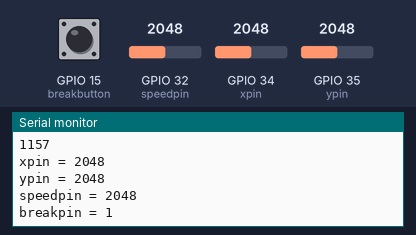
The sketch below on a simulated ESP32. Parts: the last lines printed to the serial monitor. The inputs (shaded band) are chosen by the test bench; at power-on: GPIO 32 (speedpin) = 2048, GPIO 34 (xpin) = 2048, GPIO 35 (ypin) = 2048, GPIO 15 (breakbutton) HIGH.

Above: at 1.2 s.
1.3 s: GPIO 32 (speedpin) set to 2866
At 2.2 s:
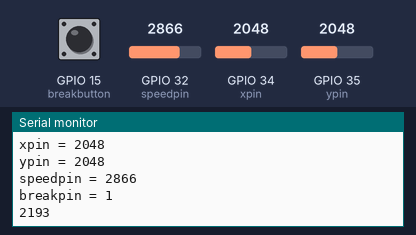
2.8 s: GPIO 34 (xpin) set to 2866
At 3.9 s:
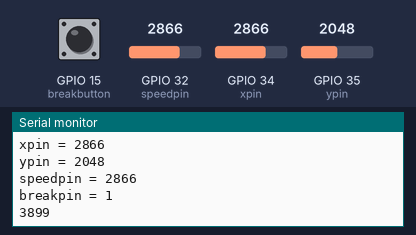
4.3 s: GPIO 35 (ypin) set to 2866
At 5.1 s:
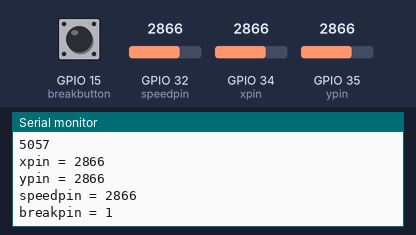
5.8 s: GPIO 15 (breakbutton) pulled LOW for 0.15 s
7.4 s: GPIO 15 (breakbutton) pulled LOW for 1 s
9.9 s: GPIO 32 (speedpin) set to 3603
At 11.0 s:
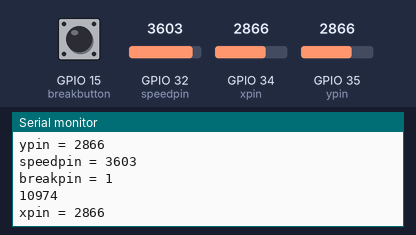
Timing chart, 0 to 12.4 s (numbered marks = the images above; inputs shaded):
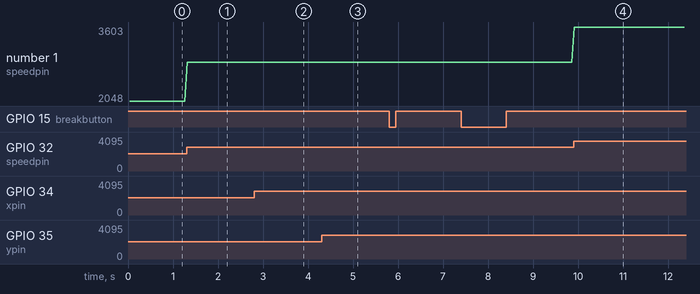

The sketch:

remote_side_solar.ino
```cpp
//For sketch to find mac address see:
//https://randomnerdtutorials.com/esp-now-esp32-arduino-ide/
//

#include <esp_now.h>
#include <WiFi.h>

const int ypin = 35;
const int xpin = 34;
const int speedpin = 32;
const int breakbutton = 15;
unsigned long t_next_send = 230; //send every 230 ms(?)
unsigned long t_last_send;


uint8_t broadcastAddress[] = {0x58, 0xBF, 0x25, 0x36, 0x68, 0x18};
// variable for storing the potentiometer value
int potValue = 0;

typedef struct stuct_message {
  uint16_t t1;
  uint16_t t2; //int
//  uint16_t t3=0;
  uint16_t speedval;
  uint16_t breakval;
//  uint16_t a2;
} struct_message;


struct_message control_data;

esp_now_peer_info_t peerInfo;

// callback when data is sent
void OnDataSent(const uint8_t *mac_addr, esp_now_send_status_t status) {
  Serial.print("\r\nLast Packet Send Status:\t");
  Serial.println(status == ESP_NOW_SEND_SUCCESS ? "Delivery Success" : "Delivery Fail");
}
void setup() {
  Serial.begin(115200);

  pinMode(breakbutton, INPUT_PULLUP);

  // Set device as a Wi-Fi Station
  WiFi.mode(WIFI_STA);

  // Init ESP-NOW
  if (esp_now_init() != ESP_OK) {
    Serial.println("Error initializing ESP-NOW");
    return;
  }

  // Once ESPNow is successfully Init, we will register for Send CB to
  // get the status of Trasnmitted packet
  esp_now_register_send_cb(OnDataSent);

  // Register peer
  memcpy(peerInfo.peer_addr, broadcastAddress, 6);
  peerInfo.channel = 0;
  peerInfo.encrypt = false;

  // Add peer
  if (esp_now_add_peer(&peerInfo) != ESP_OK){
    Serial.println("Failed to add peer");
    return;
  }
  t_last_send= millis()-t_next_send;

}

int i=0;
int j=0;

void loop() {
  // Reading potentiometer value
  Serial.println(millis());
  control_data.t1 = 0x0000 | analogRead(xpin);
//   control_data.t1 = j;
  delay(20);
  Serial.print("xpin = ");
  Serial.println(control_data.t1);
  control_data.t2 = 0x0000 | analogRead(ypin);
  // if (control_data.t2>1900) control_data.t2+=120;
  delay(20);
  Serial.print("ypin = ");
  Serial.println(control_data.t2);
  control_data.speedval =  0x0000 | analogRead(speedpin);
  Serial.print("speedpin = ");
  Serial.println(control_data.speedval);
  control_data.breakval = 0x0000 | digitalRead(breakbutton);
  Serial.print("breakpin = ");
  Serial.println(control_data.breakval);
  // Send message via ESP-NOW
  if((millis()-t_last_send>t_next_send)|| control_data.breakval==0){
    //if want robot to break, send straight away
    t_last_send = millis();
    esp_err_t result = esp_now_send(broadcastAddress, (uint8_t *) &control_data, sizeof(control_data));

    if (result == ESP_OK) {
      Serial.println("Sent with success");
    }
    else {
      Serial.println("Error sending the data");
    }
  }
  delay(20);
}
```

Measured:
- after the input at 1.3 s, the serial monitor: prints a new line at once (image 1)
- after the input at 2.8 s, the serial monitor: prints a new line at once (image 2)
- plotted number 1: 2048 → 2866 after the input at 1.3 s
